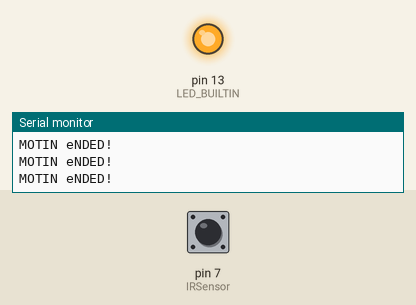
Bench run of a sketch on a simulated Arduino Uno, built with avr-gcc and run on an emulated ATmega328P. On the bench: output pins drawn as LEDs (lit = HIGH), the last lines printed to the serial monitor. Dashed ring = blinking. The inputs (shaded band) are chosen by the test bench; at power-on: pin 7 (IRSensor) LOW.

Above: at 1.2 s.
1.3 s: pin 7 (IRSensor) driven HIGH
At 2.4 s:
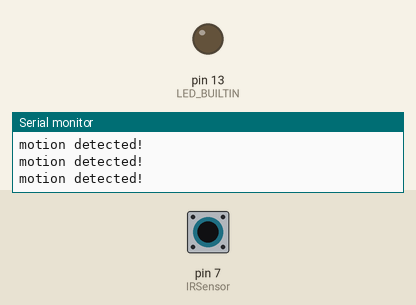
2.8 s: pin 7 (IRSensor) driven LOW
At 4.0 s:
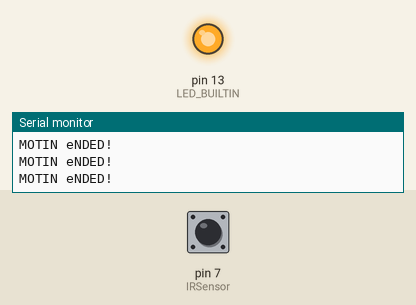
5.8 s: pin 7 (IRSensor) pulsed HIGH 2 times (0.12 s each, 0.3 s apart)
At 6.02 s:
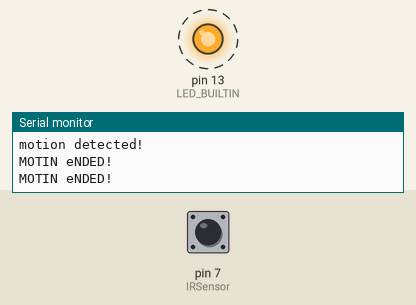
9.4 s: pin 7 (IRSensor) pulsed HIGH 2 times (0.12 s each, 0.3 s apart)
At 10.2 s:
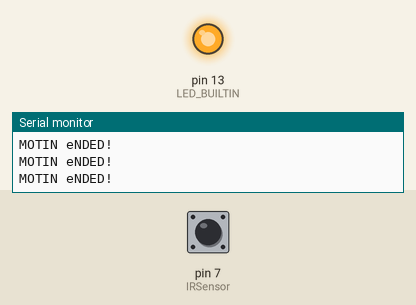
Timing chart, 0 to 12.4 s (numbered marks = the images above; inputs shaded):
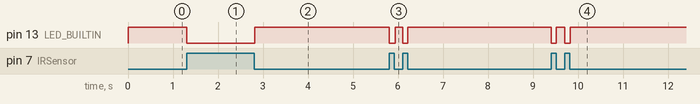

The sketch:

sketch_sep26c.ino
```cpp
int IRSensor = 7;

void setup() {
  // put your setup code here, to run once:
Serial.begin(9600);
Serial.print("Serial Working");
pinMode(IRSensor,INPUT);
pinMode(LED_BUILTIN,OUTPUT);

}

void loop() {
  // put your main code here, to run repeatedly:
  int sensorStatus = digitalRead(IRSensor);
  if(sensorStatus == 1)
  {
    digitalWrite(LED_BUILTIN,LOW);
    Serial.println("motion detected!");
    }
    else{
      digitalWrite(LED_BUILTIN,HIGH);
      Serial.println("MOTIN eNDED!");
    }

}
```

Measured:
- after the input at 1.3 s, pin 13 (LED_BUILTIN): HIGH → LOW at once
- after the input at 2.8 s, pin 13 (LED_BUILTIN): LOW → HIGH at once
- after the input at 5.8 s, pin 13 (LED_BUILTIN): alternates HIGH for 0.17 s and LOW for 0.12 s, 4 changes in all, then stays HIGH, starting at once
- after the input at 9.4 s, pin 13 (LED_BUILTIN): alternates HIGH for 0.19 s and LOW for 0.11 s, 4 changes in all, then stays HIGH, starting at once
